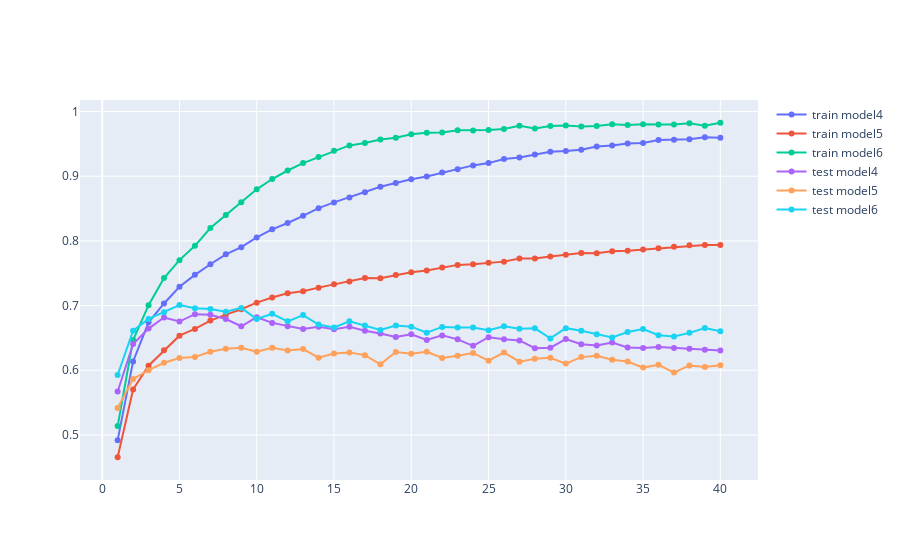

Source (notebook cell):
### Markdown cell above
**จงใช้คำสั่ง iplot วาดกราฟความแม่นยำของโมเดล 4 5 และ 6 ด้วยกัน** ซึ่งจะมีกราฟทั้งหมด 6 เส้น

### Code cell
# [Your Work]
configure_plotly_browser_state() # for Colab user
# iplot([train_acc_trace4, train_acc_trace5, train_acc_trace6])
# iplot([test_acc_trace4, test_acc_trace5, test_acc_trace6])

iplot([train_acc_trace4, train_acc_trace5, train_acc_trace6, test_acc_trace4, test_acc_trace5, test_acc_trace6])
